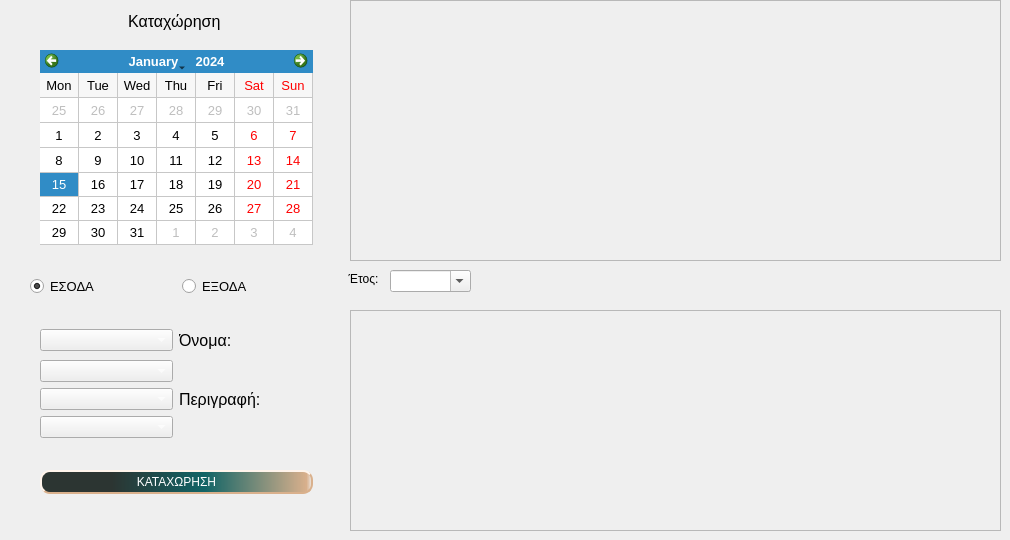
      <widget class="QWidget" name="econ_page">
       <widget class="QCalendarWidget" name="calendarWidget">
        <property name="geometry">
         <rect>
          <x>40</x>
          <y>50</y>
          <width>273</width>
          <height>195</height>
         </rect>
        </property>
        <property name="font">
         <font>
          <pointsize>10</pointsize>
         </font>
        </property>
        <property name="layoutDirection">
         <enum>Qt::LeftToRight</enum>
        </property>
        <property name="styleSheet">
         <string notr="true">color:  '#ffcb9a';</string>
        </property>
        <property name="gridVisible">
         <bool>true</bool>
        </property>
        <property name="horizontalHeaderFormat">
         <enum>QCalendarWidget::ShortDayNames</enum>
        </property>
        <property name="verticalHeaderFormat">
         <enum>QCalendarWidget::NoVerticalHeader</enum>
        </property>
        <property name="navigationBarVisible">
         <bool>true</bool>
        </property>
        <property name="dateEditEnabled">
         <bool>true</bool>
        </property>
       </widget>
       <widget class="QLabel" name="label_5">
        <property name="geometry">
         <rect>
          <x>40</x>
          <y>10</y>
          <width>273</width>
          <height>22</height>
         </rect>
        </property>
        <property name="font">
         <font>
          <pointsize>12</pointsize>
         </font>
        </property>
        <property name="styleSheet">
         <string notr="true">color:  '#ffcb9a';</string>
        </property>
        <property name="text">
         <string>Καταχώρηση </string>
        </property>
        <property name="alignment">
         <set>Qt::AlignCenter</set>
        </property>
       </widget>
       <widget class="QWidget" name="horizontalLayoutWidget_2">
        <property name="geometry">
         <rect>
          <x>30</x>
          <y>260</y>
          <width>297</width>
          <height>54</height>
         </rect>
        </property>
        <layout class="QHBoxLayout" name="horizontalLayout_5">
         <item>
          <widget class="QRadioButton" name="inocme_rb">
           <property name="font">
            <font>
             <pointsize>10</pointsize>
            </font>
           </property>
           <property name="styleSheet">
            <string notr="true">color:  '#ffcb9a';</string>
           </property>
           <property name="text">
            <string>ΕΣΟΔΑ</string>
           </property>
           <property name="checked">
            <bool>true</bool>
           </property>
          </widget>
         </item>
         <item>
          <widget class="QRadioButton" name="outcome_rb">
           <property name="font">
            <font>
             <pointsize>10</pointsize>
            </font>
           </property>
           <property name="contextMenuPolicy">
            <enum>Qt::DefaultContextMenu</enum>
           </property>
           <property name="styleSheet">
            <string notr="true">color:  '#ffcb9a';</string>
           </property>
           <property name="text">
            <string>ΕΞΟΔΑ</string>
           </property>
           <property name="checked">
            <bool>false</bool>
           </property>
          </widget>
         </item>
        </layout>
       </widget>
       <widget class="QWidget" name="horizontalLayoutWidget_3">
        <property name="geometry">
         <rect>
          <x>40</x>
          <y>310</y>
          <width>271</width>
          <height>60</height>
         </rect>
        </property>
        <layout class="QHBoxLayout" name="horizontalLayout_7">
         <item>
          <widget class="QComboBox" name="eco_name_cbb">
           <property name="styleSheet">
            <string notr="true">color: rgb(255, 255, 255);</string>
           </property>
          </widget>
         </item>
         <item>
          <widget class="QLabel" name="label_8">
           <property name="font">
            <font>
             <pointsize>12</pointsize>
            </font>
           </property>
           <property name="styleSheet">
            <string notr="true">color:  '#ffcb9a';</string>
           </property>
           <property name="text">
            <string>Όνομα:</string>
           </property>
          </widget>
         </item>
        </layout>
       </widget>
       <widget class="QPushButton" name="add_erco_btn">
        <property name="geometry">
         <rect>
          <x>40</x>
          <y>470</y>
          <width>273</width>
          <height>24</height>
         </rect>
        </property>
        <property name="styleSheet">
         <string notr="true">background-color: qlineargradient(spread:pad, x1:0, y1:0, x2:1, y2:0, stop:0.261364 rgba(44, 53, 50, 255), stop:0.602273 rgba(17, 100, 102, 255), stop:0.98 rgba(217, 176, 140, 255), stop:1 rgba(0, 0, 0, 0));
color: rgb(255, 255, 255);
border: 2px  #D9B08C;
border-radius: 10px;
border-style: outset;</string>
        </property>
        <property name="text">
         <string>ΚΑΤΑΧΩΡΗΣΗ</string>
        </property>
       </widget>
       <widget class="QWidget" name="gridLayoutWidget">
        <property name="geometry">
         <rect>
          <x>40</x>
          <y>360</y>
          <width>271</width>
          <height>81</height>
         </rect>
        </property>
        <layout class="QGridLayout" name="gridLayout">
         <item row="0" column="0">
          <widget class="QComboBox" name="eco_gen_cbb">
           <property name="styleSheet">
            <string notr="true">color: rgb(255, 255, 255);</string>
           </property>
          </widget>
         </item>
         <item row="1" column="0">
          <widget class="QComboBox" name="eco_sub_cbb">
           <property name="styleSheet">
            <string notr="true">color: rgb(255, 255, 255);</string>
           </property>
          </widget>
         </item>
         <item row="2" column="0">
          <widget class="QComboBox" name="eco_cash_cbb">
           <property name="styleSheet">
            <string notr="true">color: rgb(255, 255, 255);</string>
           </property>
          </widget>
         </item>
         <item row="0" column="1" rowspan="3">
          <widget class="QLabel" name="label_48">
           <property name="font">
            <font>
             <pointsize>12</pointsize>
            </font>
           </property>
           <property name="styleSheet">
            <string notr="true">color:  '#ffcb9a';</string>
           </property>
           <property name="text">
            <string>Περιγραφή:</string>
           </property>
          </widget>
         </item>
        </layout>
       </widget>
       <widget class="QLabel" name="add_eco_lb">
        <property name="geometry">
         <rect>
          <x>40</x>
          <y>450</y>
          <width>271</width>
          <height>16</height>
         </rect>
        </property>
        <property name="styleSheet">
         <string notr="true">color: rgb(80, 27, 29);</string>
        </property>
        <property name="text">
         <string/>
        </property>
       </widget>
       <widget class="QFrame" name="chart_all_fm">
        <property name="geometry">
         <rect>
          <x>350</x>
          <y>0</y>
          <width>651</width>
          <height>261</height>
         </rect>
        </property>
        <property name="frameShape">
         <enum>QFrame::StyledPanel</enum>
        </property>
        <property name="frameShadow">
         <enum>QFrame::Raised</enum>
        </property>
       </widget>
       <widget class="QFrame" name="chart_one_fm">
        <property name="geometry">
         <rect>
          <x>350</x>
          <y>310</y>
          <width>651</width>
          <height>221</height>
         </rect>
        </property>
        <property name="frameShape">
         <enum>QFrame::StyledPanel</enum>
        </property>
        <property name="frameShadow">
         <enum>QFrame::Raised</enum>
        </property>
       </widget>
       <widget class="QComboBox" name="chart_years_ccb">
        <property name="geometry">
         <rect>
          <x>390</x>
          <y>270</y>
          <width>81</width>
          <height>22</height>
         </rect>
        </property>
        <property name="layoutDirection">
         <enum>Qt::LeftToRight</enum>
        </property>
        <property name="editable">
         <bool>true</bool>
        </property>
       </widget>
       <widget class="QLabel" name="label_49">
        <property name="geometry">
         <rect>
          <x>340</x>
          <y>272</y>
          <width>47</width>
          <height>21</height>
         </rect>
        </property>
        <property name="font">
         <font>
          <pointsize>9</pointsize>
         </font>
        </property>
        <property name="styleSheet">
         <string notr="true">color:  '#ffcb9a';</string>
        </property>
        <property name="text">
         <string>Έτος:</string>
        </property>
        <property name="alignment">
         <set>Qt::AlignHCenter|Qt::AlignTop</set>
        </property>
       </widget>
      </widget>
